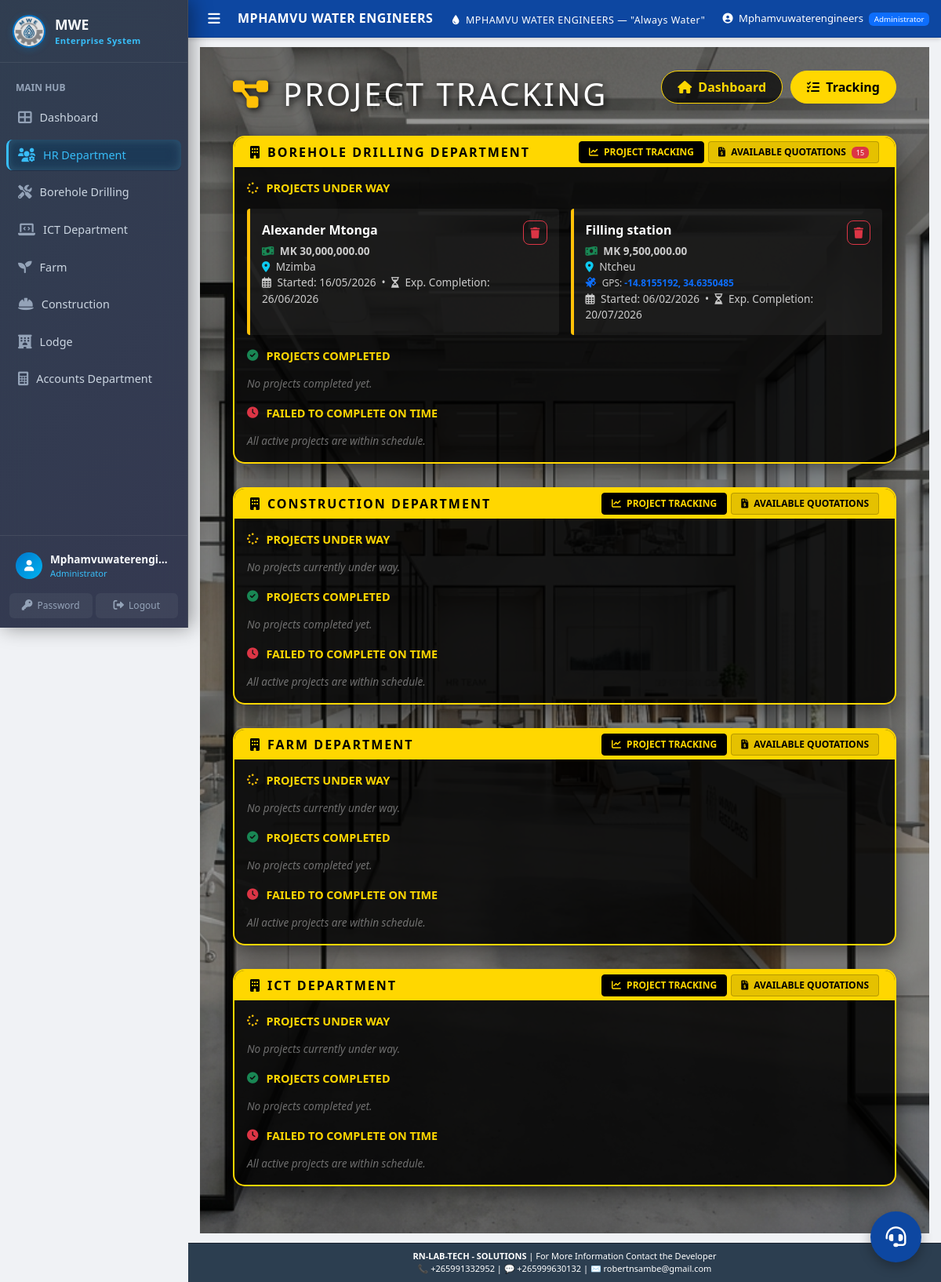
/hr/project_tracking (signed in), run on the app's committed database.
### models.py (models this page shows)
class Client(db.Model):
    __tablename__ = 'clients'
    client_id = db.Column(db.Integer, primary_key=True)
    client_name = db.Column(db.String(200), nullable=False)
    phone = db.Column(db.String(20), nullable=False)
    email = db.Column(db.String(100))
    address = db.Column(db.Text, nullable=False)
    project_type = db.Column(db.String(100), nullable=False)
    quotation_amount = db.Column(db.Float, default=0)
    contract_status = db.Column(db.String(20), default='Pending')
    payment_status = db.Column(db.String(20), default='Pending')
    total_transactions = db.Column(db.Integer, default=0)
    completed_transactions = db.Column(db.Integer, default=0)
    on_time_payments = db.Column(db.Integer, default=0)
    defaults = db.Column(db.Integer, default=0)
    credit_score = db.Column(db.Integer, default=0)
    created_at = db.Column(db.DateTime, default=datetime.utcnow)
    updated_at = db.Column(db.DateTime, default=datetime.utcnow, onupdate=datetime.utcnow)
    department = db.Column(db.String(100), default='Borehole Drilling', nullable=False)
    reference_number = db.Column(db.String(50), unique=True, default=lambda: get_reference_number('CLI'))

class Quotation(db.Model):
    __tablename__ = 'quotations'
    quotation_id = db.Column(db.Integer, primary_key=True)
    client_id = db.Column(db.Integer, db.ForeignKey('clients.client_id'), nullable=False)
    project_location = db.Column(db.String(200), nullable=False)
    project_latitude = db.Column(db.Float, nullable=True)
    project_longitude = db.Column(db.Float, nullable=True)
    borehole_depth = db.Column(db.Float)
    equipment_cost = db.Column(db.Float, default=0)
    labour_cost = db.Column(db.Float, default=0)
    transport_cost = db.Column(db.Float, default=0)
    total_amount = db.Column(db.Float, nullable=False)
    validity_days = db.Column(db.Integer, default=30)
    description = db.Column(db.Text, default='We have pleasure in quoting our prices for borehole development as follows;')
    status = db.Column(db.String(20), default='Pending')
    delivery_confirmed = db.Column(db.Boolean, default=False)
    delivery_approved_by = db.Column(db.String(100))
    delivery_approved_date = db.Column(db.DateTime)
    invoice_generated = db.Column(db.Boolean, default=False)
    delivery_note_generated = db.Column(db.Boolean, default=False)
    created_at = db.Column(db.DateTime, default=datetime.utcnow)
    updated_at = db.Column(db.DateTime, default=datetime.utcnow, onupdate=datetime.utcnow)
    reference_number = db.Column(db.String(50), unique=True, default=lambda: get_reference_number('QUO'))
    department = db.Column(db.String(100), default='Borehole Drilling', nullable=False)
    client = db.relationship('Client', backref='quotations')
    quotation_items = db.relationship('QuotationItem', backref='quotation', cascade='all, delete-orphan')

class Contract(db.Model):
    __tablename__ = 'contracts'
    contract_id = db.Column(db.Integer, primary_key=True)
    quotation_id = db.Column(db.Integer, db.ForeignKey('quotations.quotation_id'), nullable=False)
    contract_date = db.Column(db.Date, nullable=False)
    start_date = db.Column(db.Date)
    end_date = db.Column(db.Date)
    status = db.Column(db.String(20), default='Pending')
    notes = db.Column(db.Text)
    created_at = db.Column(db.DateTime, default=datetime.utcnow)
    updated_at = db.Column(db.DateTime, default=datetime.utcnow, onupdate=datetime.utcnow)
    reference_number = db.Column(db.String(50), unique=True, default=lambda: get_reference_number('CON'))
    department = db.Column(db.String(100), default='Borehole Drilling', nullable=False)
    quotation = db.relationship('Quotation', backref='contracts')

### hr/hr_routes.py (the view)
@hr_bp.route('/project_tracking', methods=['GET'])
@login_required
@admin_required
def project_tracking():
    from models import ConstructionProject, ICTProject, FarmActivity, CropCycle, Quotation
    from datetime import date
    today = date.today()
    construction_projects = ConstructionProject.query.all()
    ict_projects = ICTProject.query.all()
    farm_activities = FarmActivity.query.all()
    crop_cycles = CropCycle.query.all()
    all_quotations = Quotation.query.all()
    projects = {
        'Borehole Drilling': {'pending_award': [], 'underway': [], 'completed': [], 'overdue': []},
        'Construction': {'pending_award': [], 'underway': [], 'completed': [], 'overdue': []},
        'Farm': {'pending_award': [], 'underway': [], 'completed': [], 'overdue': []},
        'ICT': {'pending_award': [], 'underway': [], 'completed': [], 'overdue': []}
    }
    def get_target_dept(dept_name):
        d = (dept_name or '').strip().lower()
        if 'construction' in d: return 'Construction'
        if 'ict' in d: return 'ICT'
        if 'farm' in d: return 'Farm'
        return 'Borehole Drilling'
    for q in all_quotations:
        dept = get_target_dept(q.department)
        if q.status == 'Approved':
            from models import Contract
            contract = Contract.query.filter_by(quotation_id=q.quotation_id).order_by(Contract.created_at.desc()).first()
            data = {
                'type': 'Awarded Quotation',
                'id': q.quotation_id,
                'name': q.client.client_name if q.client else 'Unknown',
                'amount': q.total_amount,
                'start': contract.start_date if contract else None,
                'end': contract.end_date if contract else None,
                'status': 'Approved',
                'location': q.project_location,
                'latitude': q.project_latitude,
                'longitude': q.project_longitude
            }
            end_date = data['end']
            if end_date and end_date < today:
                projects[dept]['overdue'].append(data)
            else:
                projects[dept]['underway'].append(data)
        elif q.status not in ['Rejected', 'Completed']:
            projects[dept]['pending_award'].append({
                'type': 'Quotation',
                'id': q.quotation_id,
                'name': q.client.client_name if q.client else 'Unknown',
                'amount': q.total_amount,
                'location': q.project_location,
                'latitude': q.project_latitude,
                'longitude': q.project_longitude,
                'date': q.created_at,
                'status': q.status
            })
    def process_project(p, dept, name, end_date_attr='end_date'):
        status = getattr(p, 'status', '').lower()
        end_date = getattr(p, end_date_attr, None)
        is_pending = status in ['planning', 'planned', 'pending']
        data = {
            'type': 'Project',
            'name': name,
            'start': getattr(p, 'start_date', None) or getattr(p, 'planting_date', None),
            'end': end_date,
            'status': p.status,
            'location': getattr(p, 'location', None) or getattr(p, 'project_location', None),
            'latitude': getattr(p, 'project_latitude', None),
            'longitude': getattr(p, 'project_longitude', None)
        }
        if is_pending:
            projects[dept]['pending_award'].append(data)
        elif status in ['completed', 'harvested']:
            projects[dept]['completed'].append(data)
        elif end_date and end_date < today:
            projects[dept]['overdue'].append(data)
        else:
            projects[dept]['underway'].append(data)
    for p in construction_projects:
        dept = p.department if p.department in projects else 'Construction'
        process_project(p, dept, p.project_name)
    for p in ict_projects:
        process_project(p, 'ICT', p.project_name)
    for p in farm_activities:
        process_project(p, 'Farm', p.activity_name)
    for p in crop_cycles:
        process_project(p, 'Farm', f"Crop: {p.crop_name}", 'expected_harvest_date')
    return render_template('hr/project_tracking.html', projects=projects, today=today)

### templates/hr/project_tracking.html (shortened to what this page needs)
{% extends "base.html" %}
{% block content %}
<div class="tracking-wrapper">
    <div class="tracking-overlay"></div>
    <div class="tracking-container container-fluid">
        <div class="d-flex justify-content-between align-items-center mb-4">
            <h1 class="text-white fw-900 text-uppercase" style="letter-spacing: 3px; text-shadow: 2px 2px 10px #000;">
                <i class="fas fa-project-diagram me-3 text-warning"></i>Project Tracking
            </h1>
            <div class="tab-nav">
                <a href="{{ url_for('hr.dashboard') }}" class="tab-btn"><i class="fas fa-home me-1"></i> Dashboard</a>
                <a href="#" class="tab-btn active"><i class="fas fa-tasks me-1"></i> Tracking</a>
            </div>
        </div>
        {% for dept, categories in projects.items() %}
        {% set dept_slug = dept.replace(' ', '_').lower() %}
        <div class="dept-card">
            <div class="dept-header d-flex justify-content-between align-items-center">
                <div class="d-flex align-items-center">
                    <i class="fas fa-building me-2"></i> {{ dept }} Department
                </div>
                <div class="header-nav">
                    <button class="header-nav-btn active" id="{{ dept_slug }}-tracking-btn" onclick="switchDeptTab('{{ dept_slug }}', 'tracking')">
                        <i class="fas fa-chart-line me-1"></i> PROJECT TRACKING
                    </button>
                    <button class="header-nav-btn" id="{{ dept_slug }}-quotations-btn" onclick="switchDeptTab('{{ dept_slug }}', 'quotations')">
                        <i class="fas fa-file-invoice-dollar me-1"></i> AVAILABLE QUOTATIONS
                        {% if categories.pending_award %}<span class="badge bg-danger ms-1">{{ categories.pending_award|length }}</span>{% endif %}
                    </button>
                </div>
            </div>
            <div class="dept-body">
                <div id="{{ dept_slug }}-tracking-section" class="dept-section p-3">
                    <div class="status-title"><i class="fas fa-spinner fa-spin text-warning"></i> Projects Under Way</div>
                    {% if categories.underway %}
                    <div class="project-grid mb-4">
                        {% for p in categories.underway %}
                        <div class="project-card" style="border-color: #ffc107;">
                            <div class="d-flex justify-content-between align-items-start">
                                <div>
                                    <div class="project-name">{{ p.name }}</div>
                                    <div class="project-dates">
                                        {% if p.amount %}
                                        <i class="fas fa-money-bill-wave me-1 text-success"></i> <strong>MK {{ "{:,.2f}".format(p.amount) }}</strong><br>
                                        {% endif %}
                                        {% if p.location %}
                                        <i class="fas fa-map-marker-alt me-1 text-info"></i> {{ p.location }}<br>
                                        {% endif %}
                                        {% if p.latitude and p.longitude %}
                                        <i class="fas fa-satellite me-1 text-primary"></i> <small>GPS: <a href="https://www.google.com/maps?q={{ p.latitude }},{{ p.longitude }}" target="_blank" class="text-decoration-none text-primary fw-bold" title="View on Google Maps">{{ p.latitude }}, {{ p.longitude }}</a></small><br>
                                        {% endif %}
                                        <i class="far fa-calendar-alt me-1"></i> Started: {{ p.start.strftime('%d/%m/%Y') if p.start else 'N/A' }}
                                        &nbsp;&bull;&nbsp;
                                        <i class="far fa-hourglass-half me-1"></i> Exp. Completion: {{ p.end.strftime('%d/%m/%Y') if p.end else 'N/A' }}
                                    </div>
                                </div>
                                {% if p.type == 'Awarded Quotation' %}
                                <button class="btn btn-sm btn-outline-danger" onclick="confirmDelete('{{ p.id }}', '{{ p.name }}')">
                                    <i class="fas fa-trash"></i>
                                </button>
                                {% endif %}
                            </div>
                        </div>
                        {% endfor %}
                    </div>
                    {% else %}
                    <div class="empty-state mb-4">No projects currently under way.</div>
                    {% endif %}
                    <div class="status-title"><i class="fas fa-check-circle text-success"></i> Projects Completed</div>
                    {% if categories.completed %}
                    <div class="project-grid mb-4">
                        {% for p in categories.completed %}
                        <div class="project-card" style="border-color: #198754;">
                            <div class="d-flex justify-content-between align-items-start">
                                <div>
                                    <div class="project-name">{{ p.name }}</div>
                                    <div class="project-dates">
                                        {% if p.amount %}
                                        <i class="fas fa-money-bill-wave me-1 text-success"></i> <strong>MK {{ "{:,.2f}".format(p.amount) }}</strong><br>
                                        {% endif %}
                                        <i class="fas fa-calendar-day me-1"></i> Timeline: {{ p.start.strftime('%d/%m/%Y') if p.start else '?' }} to {{ p.end.strftime('%d/%m/%Y') if p.end else '?' }}
                                    </div>
                                </div>
                                {% if p.type == 'Awarded Quotation' %}
                                <button class="btn btn-sm btn-outline-danger" onclick="confirmDelete('{{ p.id }}', '{{ p.name }}')">
                                    <i class="fas fa-trash"></i>
                                </button>
                                {% endif %}
                            </div>
                        </div>
                        {% endfor %}
                    </div>
                    {% else %}
                    <div class="empty-state mb-4">No projects completed yet.</div>
                    {% endif %}
                    <div class="status-title"><i class="fas fa-clock text-danger"></i> Failed to complete on time</div>
                    {% if categories.overdue %}
                    <div class="project-grid">
                        {% for p in categories.overdue %}
                        <div class="project-card" style="border-color: #dc3545;">
                            <div class="d-flex justify-content-between align-items-start">
                                <div>
                                    <div class="project-name">{{ p.name }}</div>
                                    <div class="project-dates">
                                        {% if p.amount %}
                                        <i class="fas fa-money-bill-wave me-1 text-success"></i> <strong>MK {{ "{:,.2f}".format(p.amount) }}</strong><br>
                                        {% endif %}
                                        <i class="fas fa-calendar-times me-1"></i> Expected: {{ p.end.strftime('%d/%m/%Y') if p.end else 'N/A' }}
                                        &nbsp;&bull;&nbsp;
                                        <span class="text-danger fw-bold">Delayed by {{ (today - p.end).days }} days</span>
                                    </div>
                                </div>
                                {% if p.type == 'Awarded Quotation' %}
                                <button class="btn btn-sm btn-outline-danger" onclick="confirmDelete('{{ p.id }}', '{{ p.name }}')">
                                    <i class="fas fa-trash"></i>
                                </button>
                                {% endif %}
                            </div>
                        </div>
                        {% endfor %}
                    </div>
                    {% else %}
                    <div class="empty-state">All active projects are within schedule.</div>
                    {% endif %}
                </div>
            </div>
        </div>
        {% endfor %}
    </div>
</div>
{% endblock %}

### data on the page
Client: name "Alexander Mtonga"
Quotation: amount "30,000,000.00", location "Mzimba"
Contract: start "16/05/2026", end "26/06/2026"
Client: name "Filling station"
Quotation: amount "9,500,000.00", location "Ntcheu", latitude "-14.8155192", longitude "34.6350485"
Contract: start "06/02/2026", end "20/07/2026"

### other printed values
{{ session.username }} "Mphamvuwaterengi…"
{{ session.role }} "Administrator"
{{ session.username }} "Mphamvuwaterengineers"
{{ dept }} "BOREHOLE DRILLING" "CONSTRUCTION" "FARM" "ICT"
{{ categories.pending_award|length }} "15"
